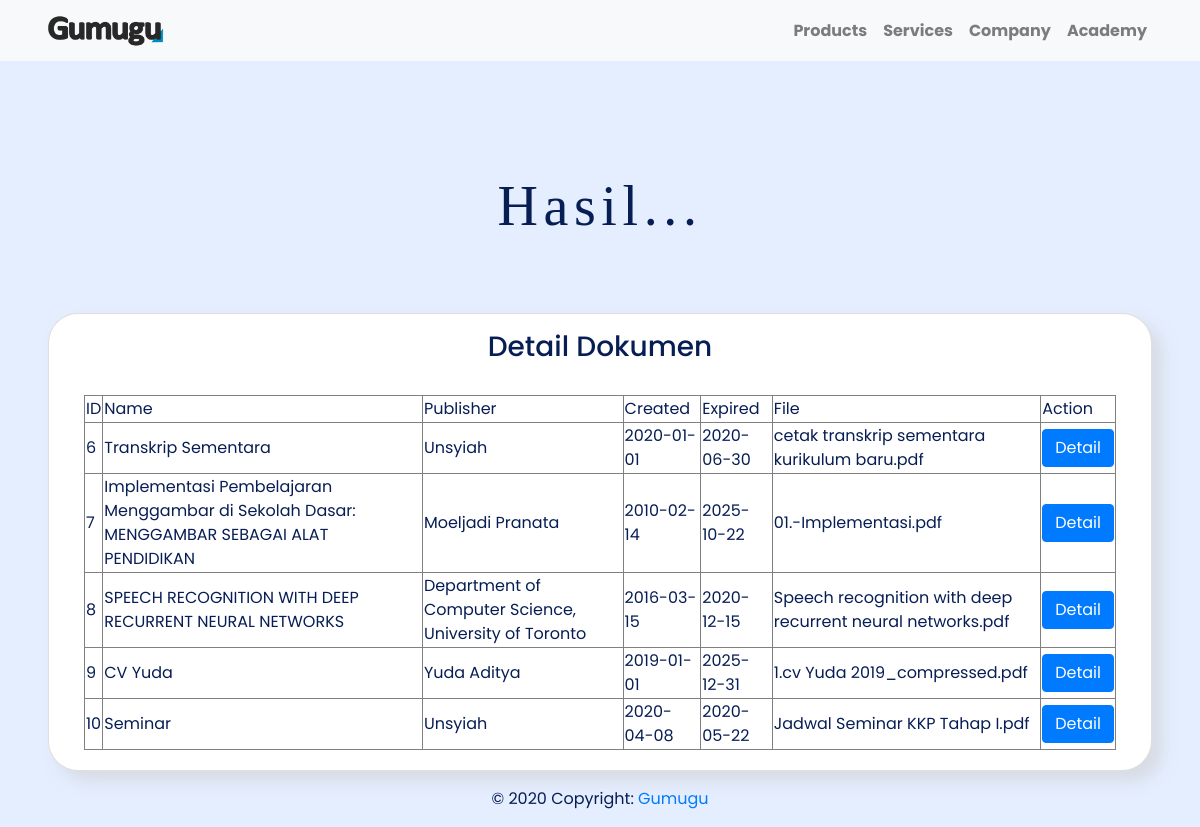
The app's page /index.php/dokumen with its own data.
### tables this page shows
CREATE TABLE `document` (
  `id` int(11) NOT NULL,
  `name` varchar(200) NOT NULL,
  `publisher` varchar(200) NOT NULL,
  `created` date NOT NULL,
  `expired` date NOT NULL,
  `file` text NOT NULL,
  `source` text NOT NULL
);

### application/controllers/Dokumen.php (called while the page is built, shortened)
<?php
class Dokumen extends CI_Controller
{
	function __construct()
	{
		$this->load->helper('url');
		$this->load->helper('form');
		$this->load->model('Model_dokumen', 'm');
	}
	public function index()
	{
		$data['title'] = "List Dokumen";
		$data['dokumen'] = $this->m->show('document')->result();
		$this->load->view('dokumen', $data);
	}
}

### index.php (called while the page is built, shortened)
<?php
require_once BASEPATH.'core/CodeIgniter.php';

### application/models/Model_dokumen.php (called while the page is built, shortened)
<?php
class Model_dokumen extends CI_Model
{
	function show($tabel)
	{
		return $this->db->get($tabel);
	}
}

### application/views/dokumen.php (the view, shortened to what this page needs)
<?php $this->load->view("_layouts/_header.php"); ?>
<body>
	<?php $this->load->view("_layouts/_navbar.php"); ?>
	<section id=hasil>
		<div class="container-fluid py-3">
			<div class="row py-5">
			</div>
			<div class="row">
				<div class="col-auto mx-auto text-center">
					<h1 class="display-4">Hasil...</h1>
				</div>
			</div>
		</div>
		<div class="container-fluid">
			<div class="row pt-5">
				<div class="col-12 px-5">
					<div class="card bg-default">
						<div class="card-header bg-transparent pt-3">
							<div class="row align-items-center">
								<div class="col">
									<h3 class="mb-0 text-center">Detail Dokumen</h3>
								</div>
							</div>
						</div>
						<div class="card-body">
							<div class="container">
								<table border="1">
									<tr>
										<td>ID</td>
										<td>Name</td>
										<td>Publisher</td>
										<td>Created</td>
										<td>Expired</td>
										<td>File</td>
										<td>Action</td>
									</tr>
									<?php foreach ($dokumen as $d) { ?>
										<tr>
											<td><?php echo $d->id; ?></td>
											<td><?php echo $d->name; ?></td>
											<td><?php echo $d->publisher; ?></td>
											<td><?php echo $d->created; ?></td>
											<td><?php echo $d->expired; ?></td>
											<td><?php echo $d->file; ?></td>
											<td>
												<a class="btn btn-primary" href="<?php echo site_url('dokumen/detail/' . $d->id) ?>">Detail</a>
											</td>
										</tr>
									<?php } ?>
								</table>
							</div>
						</div>
					</div>
				</div>
			</div>
	</section>
	<?php $this->load->view("_layouts/_footer.php"); ?>

### application/views/_layouts/_header.php (shortened to what this page needs)
<!DOCTYPE html>
<html lang="en">
<head>
	<?php $this->load->view("_layouts/_style.php"); ?>
</head>

### application/views/_layouts/_style.php (shortened to what this page needs)
<link rel="stylesheet" href="<?php echo base_url('theme/bootstrap/css/bootstrap-grid.css') ?>">
<link rel="stylesheet" href="<?php echo base_url('theme/bootstrap/css/bootstrap-reboot.css') ?>">
<link rel="stylesheet" href="<?php echo base_url('theme/bootstrap/css/bootstrap.css') ?>">
<link rel="stylesheet" href="<?php echo base_url('theme/bootstrap/css/bootstrap.min.css') ?>">
<link rel="stylesheet" href="<?php echo base_url('theme/custom/css/custom-style.css') ?>">
<link rel="stylesheet" href="<?php echo base_url('theme/fontawesome/css/all.css') ?>">
<link rel="stylesheet" href="<?php echo base_url('theme/datepicker/css/bootstrap-datepicker3.css') ?>">

### application/views/_layouts/_navbar.php (shortened to what this page needs)
<nav class="navbar navbar-expand-lg navbar-light bg-light sticky-top">
	<div class="container">
		<a href="<?php echo base_url() ?>" class="navbar-brand">
			<img id="logo" src="<?php echo base_url('theme/image') ?>/logo-dark.png" alt="GUMUGU">
		</a>
		<div class="navbar-collapse collapse" id="navbar9">
			<ul class="navbar-nav ml-auto">
				<li class="nav-item">
					<a class="nav-link" href="#">Products</a>
				</li>
				<li class="nav-item">
					<a class="nav-link" href="#">Services</a>
				</li>
				<li class="nav-item">
					<a class="nav-link" href="#">Company</a>
				</li>
				<li class="nav-item">
					<a class="nav-link" href="#">Academy</a>
				</li>
			</ul>
		</div>
	</div>
</nav>

### application/views/_layouts/_footer.php (shortened to what this page needs)
<footer class="page-footer font-small blue">
	<div class="footer-copyright text-center py-3">© 2020 Copyright:
		<a href="<?php echo base_url('homepage/bawah')  ?>">Gumugu</a>
	</div>
</footer>
</body>
</html>

### theme/custom/css/custom-style.css (style rules this page uses)
body { font-family: 'Poppins', sans-serif; background: #E5EEFF; color: #071E55; }
.display-4 { font-family: Poppins Black; letter-spacing: 0.1em; }
#logo { width: 120px; }
.navbar { font-weight: bold; }
.card { background: #FFFFFF; box-shadow: 10px 10px 15px rgba(202, 202, 202, 0.5); border-radius: 30px; }
.card-header { border-style: none; }

### records on screen
document: id "6", name "Transkrip Sementara", publisher "Unsyiah", created "2020-01-01", expired "2020-06-30", file "cetak transkrip sementara kurikulum baru.pdf"
document: id "7", name "Implementasi Pembelajaran Menggambar di Sekolah Dasar: MENGGAMBAR SEBAGAI ALAT PENDIDIKAN", publisher "Moeljadi Pranata", created "2010-02-14", expired "2025-10-22", file "01.-Implementasi.pdf"
document: id "8", name "SPEECH RECOGNITION WITH DEEP RECURRENT NEURAL NETWORKS", publisher "Department of Computer Science, University of Toronto", created "2016-03-15", expired "2020-12-15", file "Speech recognition with deep recurrent neural networks.pdf"
document: id "9", name "CV Yuda", publisher "Yuda Aditya", created "2019-01-01", expired "2025-12-31", file "1.cv Yuda 2019_compressed.pdf"
document: id "10", name "Seminar", publisher "Unsyiah", created "2020-04-08", expired "2020-05-22", file "Jadwal Seminar KKP Tahap I.pdf"
